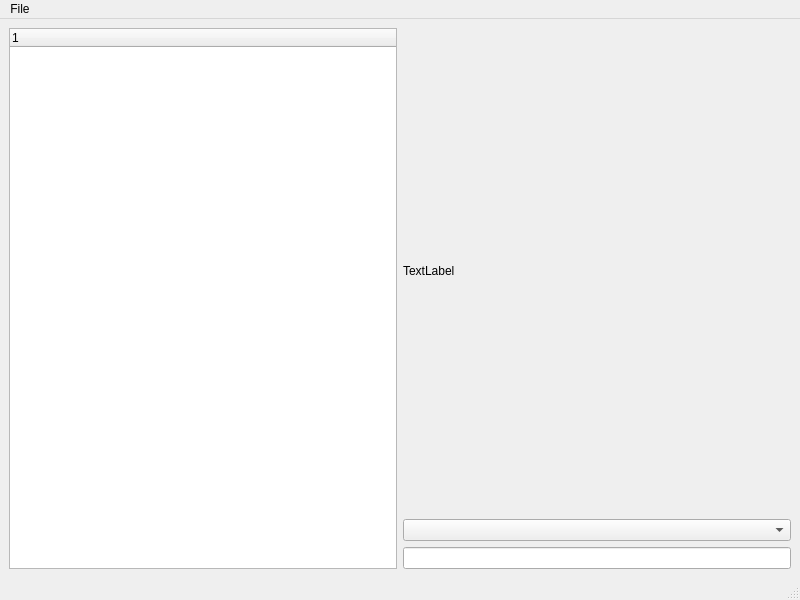
<?xml version="1.0" encoding="UTF-8"?>
<ui version="4.0">
 <class>MainWindow</class>
 <widget class="QMainWindow" name="MainWindow">
  <property name="geometry">
   <rect>
    <x>0</x>
    <y>0</y>
    <width>800</width>
    <height>600</height>
   </rect>
  </property>
  <property name="windowTitle">
   <string>MainWindow</string>
  </property>
  <widget class="QWidget" name="centralwidget">
   <layout class="QGridLayout" name="gridLayout">
    <item row="0" column="1">
     <widget class="QLabel" name="content">
      <property name="text">
       <string>TextLabel</string>
      </property>
     </widget>
    </item>
    <item row="0" column="0" rowspan="3">
     <widget class="QTreeWidget" name="xmlWidget">
      <column>
       <property name="text">
        <string notr="true">1</string>
       </property>
      </column>
     </widget>
    </item>
    <item row="1" column="1">
     <widget class="QComboBox" name="attributes"/>
    </item>
    <item row="2" column="1">
     <widget class="QLineEdit" name="value"/>
    </item>
   </layout>
  </widget>
  <widget class="QMenuBar" name="menubar">
   <property name="geometry">
    <rect>
     <x>0</x>
     <y>0</y>
     <width>800</width>
     <height>23</height>
    </rect>
   </property>
   <widget class="QMenu" name="menuOpen">
    <property name="title">
     <string>File</string>
    </property>
    <addaction name="actionOpen_File"/>
   </widget>
   <addaction name="menuOpen"/>
  </widget>
  <widget class="QStatusBar" name="statusbar"/>
  <action name="actionOpen_File">
   <property name="text">
    <string>Open</string>
   </property>
  </action>
 </widget>
 <resources/>
 <connections/>
</ui>
